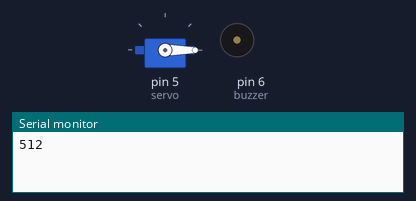
Simulated run of this sketch. Board: Arduino Uno, built with avr-gcc and run on an emulated ATmega328P. On the bench: servo, buzzer (waves = sounding), the last lines printed to the serial monitor.

Above: at 0.17 s.
At 8.25 s:
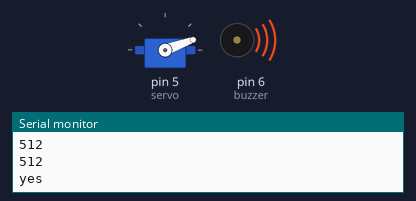
At 16.75 s:
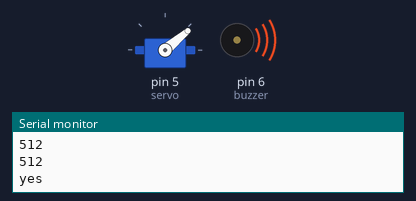
At 39.66 s:
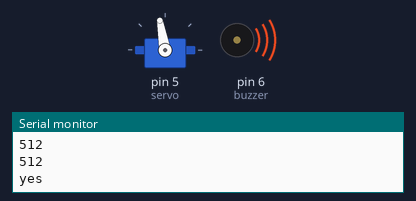
Timing chart, 0 to 40.0 s (numbered marks = the images above):
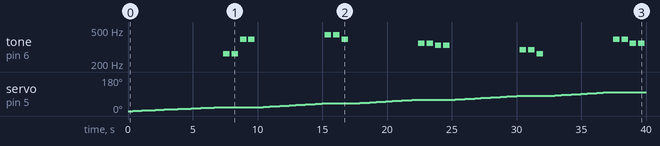

Measured:
- by itself, servo on pin 5 (servo): moves from 0° to 100° over 36.9 s
- by itself, tone on pin 6 (buzzer): plays 262 Hz for 0.50 s, 262 Hz for 0.50 s, 392 Hz for 0.50 s, 392 Hz for 0.50 s, 440 Hz for 0.50 s, 440 Hz for 0.50 s … (18 notes in this stretch)

The sketch:

Assignment_4.ino
```cpp
/*
    Intro to IM
    Assignment 4
    Created by Yoki Xue
    2020/02/04
*/


#include <Servo.h>
//include servo libraries

#define servo 5  //the pin that the servo is attached to

#define Do 262
#define Re 294
#define Mi 330
#define Fa 349
#define Sol 392
#define La 440

//define the musical scale


Servo myservo;  // create servo object to control a servo

const int lightSensor1 = A0;
const int lightSensor2 = A1;
const int lightSensor3 = A2;
const int lightSensor4 = A3;
const int lightSensor5 = A4;

// variable to store the light sensors positions

const int buzzer = 6;// variable to store the buzzer position

int analogValue1 = 0;
int analogValue2 = 0;
int analogValue3 = 0;
int analogValue4 = 0;
int analogValue5 = 0;

//initialize five analog values read from the sensors

int tones1[] = {Do, Do, Sol, Sol};
int tones2[] = {La, La, Sol};
int tones3[] = {Fa, Fa, Mi, Mi};
int tones4[] = {Re, Re, Do};
int tones5[] = {Sol, Sol, Fa, Fa};

//notes in the melody

int noteDurations[] = {
  2, 2, 2, 2, 2
};

//note durations

int pos = 0;

//initialize the starting point of the servo

void setup() {
  Serial.begin(9600);

  // initialize serial communication at 9600 bits per second

  pinMode (lightSensor1, INPUT);
  pinMode (lightSensor2, INPUT);
  pinMode (lightSensor3, INPUT);
  pinMode (lightSensor4, INPUT);
  pinMode (lightSensor5, INPUT);

  pinMode(buzzer, OUTPUT);

  myservo.attach(servo); // attaches the servo on pin 5 to the servo object
}

void loop() {
  analogValue1 = analogRead(lightSensor1);
  analogValue2 = analogRead(lightSensor2);
  analogValue3 = analogRead(lightSensor3);
  analogValue4 = analogRead(lightSensor4);
  analogValue5 = analogRead(lightSensor5);

  //read values from the sensors

  Serial.println(analogValue1);

  // print out the value read

  for (pos = 0; pos <= 20; pos += 1) {   // goes from 0 degrees to 20 degrees
    // in steps of 1 degree
    myservo.write(pos);              // tell servo to go to position in variable 'pos'
    delay(350);                       // waits 200ms for the servo to reach the position
  }

  Serial.println(analogValue1);

  //print out the value from light sensor1

  if (analogValue1 < 800) {
    Serial.println(analogValue1);
    Serial.println("yes");

    // check the state

    for (int notes = 0; notes < 4; notes++) {
      int noteDuration = 1000 / noteDurations[notes];
      tone(buzzer, tones1[notes], noteDuration);
      int pauseBetweenNotes = noteDuration * 1.30;
      delay(pauseBetweenNotes);
      noTone (buzzer);  // stop the tone playing
    }
  }


  Serial.println(analogValue2);

  //print out the value from light sensor2

  for (pos = 20; pos <= 40; pos += 1) { // goes from 20 degrees to 40 degrees
    myservo.write(pos);              // tell servo to go to position in variable 'pos'
    delay(250);                       // waits 200ms for the servo to reach the position
  }

  Serial.println(analogValue2);

  //print out the value from light sensor2

  if (analogValue2 < 800) {

    Serial.println(analogValue2);
    Serial.println("yes");

    // check the state

    for (int notes = 0; notes < 3; notes++) {
      int noteDuration = 1000 / noteDurations[notes];
      tone(buzzer, tones2[notes], noteDuration);
      int pauseBetweenNotes = noteDuration * 1.30;
      delay(pauseBetweenNotes);
      noTone (buzzer);
    }
  }

  for (pos = 40; pos <= 60; pos += 1) { // goes from 40 degrees to 60 degrees
    myservo.write(pos);              // tell servo to go to position in variable 'pos'
    delay(250);                       // waits 250ms for the servo to reach the position
  }

  if (analogValue3 < 800) {
    for (int notes = 0; notes < 4; notes++) {
      int noteDuration = 1000 / noteDurations[notes];
      tone(buzzer, tones3[notes], noteDuration);
      int pauseBetweenNotes = noteDuration * 1.30;
      delay(pauseBetweenNotes);
      noTone (buzzer);
    }
  }
  for (pos = 60; pos <= 80; pos += 1) { // goes from 60 degrees to 80 degrees
    myservo.write(pos);              // tell servo to go to position in variable 'pos'
    delay(250);                       // waits 250ms for the servo to reach the position
  }
  if (analogValue4 < 800) {
    for (int notes = 0; notes < 3; notes++) {
      int noteDuration = 1000 / noteDurations[notes];
      tone(buzzer, tones4[notes], noteDuration);
      int pauseBetweenNotes = noteDuration * 1.30;
      delay(pauseBetweenNotes);
      noTone (buzzer);
    }
  }

  for (pos = 80; pos <= 100; pos += 1) { // goes from 80 degrees to 100 degrees
    myservo.write(pos);              // tell servo to go to position in variable 'pos'
    delay(250);                       // waits 250ms for the servo to reach the position
  }
  if (analogValue5 < 800) {
    for (int notes = 0; notes < 4; notes++) {
      int noteDuration = 1000 / noteDurations[notes];
      tone(buzzer, tones5[notes], noteDuration);
      int pauseBetweenNotes = noteDuration * 1.30;
      delay(pauseBetweenNotes);
      noTone (buzzer);
    }

  }

}
```
